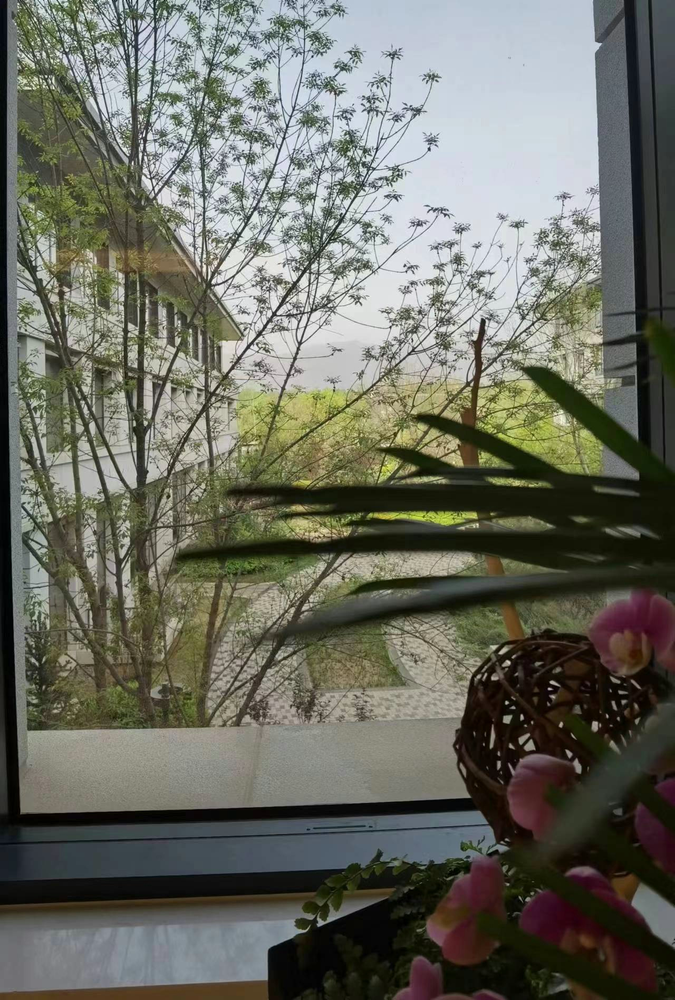
#> input picture SZcup/Problem_B/SPP.PNG, 675 x 1000 px, shrunk from 1280 x 1896 before the run
$ python detect.py
#> lines starting #> are read from the running program, lines starting #| are printed output that depends on the picture; long printed decimals are rounded
import cv2
import numpy as np

# LSB analysis function
def lsb_analysis(image):
    # Get the size of the image
    height, width = image.shape

    # Initialize the count of LSBs
    lsbs = 0

    # Iterate over the image
    for i in range(height):
        for j in range(width):
            # Get the LSB of the pixel
            lsb = int(image[i, j]) & 1

            # If the LSB is 1, increment the count
            if lsb == 1:
                lsbs += 1

    # Calculate the ratio of LSBs to the total number of pixels
    ratio = lsbs / (height * width)

    return ratio

# SPA analysis function
def spa_analysis(image):
    # Get the size of the image
    height, width = image.shape

    # Initialize the count of LSB pairs
    lsb_pairs = 0

    # Iterate over the image
    for i in range(height):
        for j in range(width - 1):
            # Get the LSB of the current pixel and the next pixel
            lsb1 = int(image[i, j]) & 1
            lsb2 = int(image[i, j + 1]) & 1

            # If the LSBs are different, increment the count
            if lsb1 != lsb2:
                lsb_pairs += 1

    # Calculate the ratio of LSB pairs to the total number of pixels
    ratio = lsb_pairs / (height * width)

    return ratio

# RS analysis function
def rs_analysis(image):
    # Get the size of the image
    height, width = image.shape

    # Initialize the count of regular and singular groups
    regular_groups = 0
    singular_groups = 0

    # Iterate over the image
    for i in range(height):
        for j in range(width - 1):
            # Get the current pixel and the next pixel
            pixel1 = int(image[i, j])
            pixel2 = int(image[i, j + 1])

            # If the pixels are in the same group, increment the count
            if (pixel1 % 2 == 0 and pixel2 % 2 == 0) or (pixel1 % 2 == 1 and pixel2 % 2 == 1):
                regular_groups += 1
            else:
                singular_groups += 1

    # Calculate the ratio of singular groups to the total number of groups
    ratio = singular_groups / (regular_groups + singular_groups)

    return ratio

# Load the image
image = cv2.imread('SPP.PNG', cv2.IMREAD_GRAYSCALE)
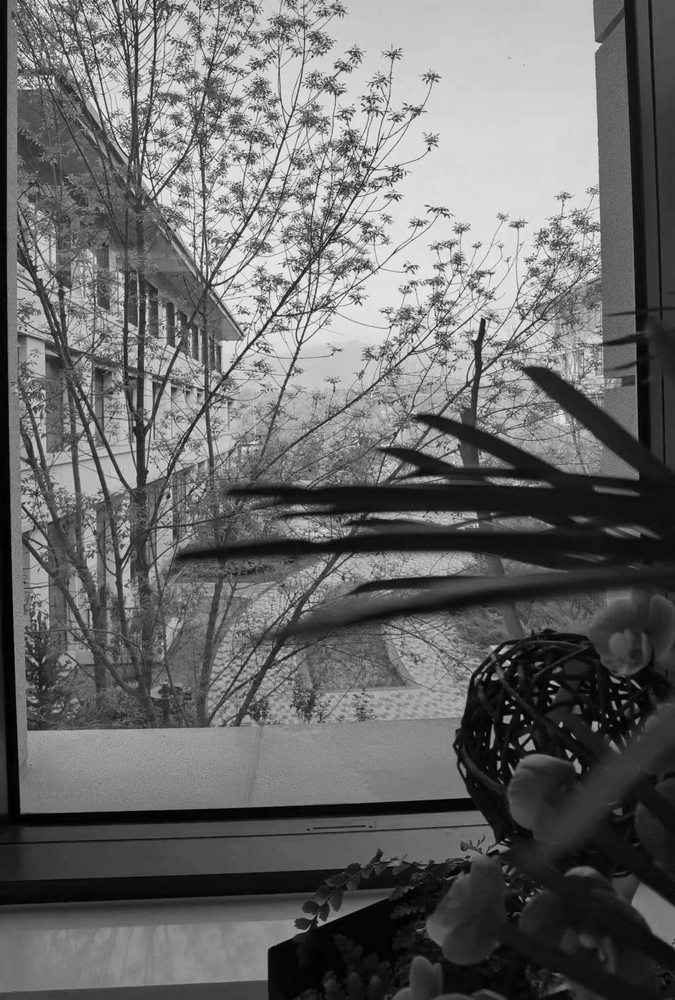
#> image: shape (1000, 675); min 0, max 251, mean 105.6

# Perform the analyses
lsb_ratio = lsb_analysis(image)
#> after the loop in lsb_analysis, `for i in range(height):`: lsbs = 336162
#> in lsb_analysis, `ratio = lsbs / (height * width)`: ratio = 0.498
#> lsb_ratio = 0.498
spa_ratio = spa_analysis(image)
#> after the loop in spa_analysis, `for i in range(height):`: lsb_pairs = 291177
#> in spa_analysis, `ratio = lsb_pairs / (height * width)`: ratio = 0.431
#> spa_ratio = 0.431
rs_ratio = rs_analysis(image)
#> after the loop in rs_analysis, `for i in range(height):`: regular_groups = 382823; singular_groups = 291177
#> in rs_analysis, `ratio = singular_groups / (regular_groups + singular_groups)`: ratio = 0.432
#> rs_ratio = 0.432

# Print the results
print('LSB ratio:', lsb_ratio)
#| LSB ratio: 0.498
print('SPA ratio:', spa_ratio)
#| SPA ratio: 0.4314
print('RS ratio:', rs_ratio)
#| RS ratio: 0.432

$ run again, with SZcup/Problem_B/NEW.jpg saved as SZcup/Problem_B/SPP.PNG
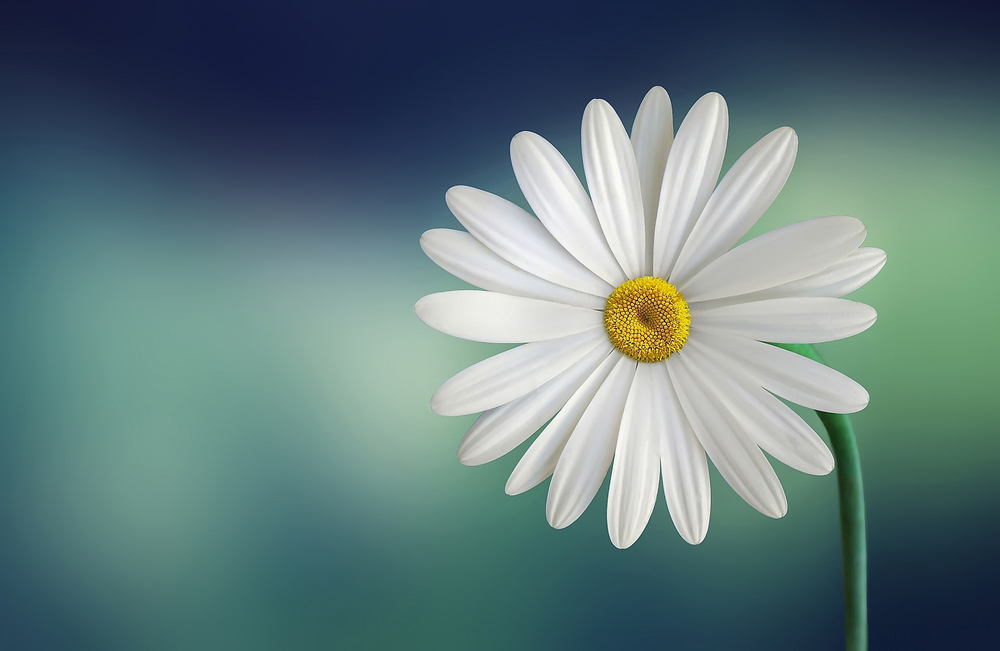
#> input picture SZcup/Problem_B/NEW.jpg, 1000 x 651 px, shrunk from 1980 x 1289 before the run
#> `image = cv2.imread('SPP.PNG', cv2.IMREAD_GRAYSCALE)`:
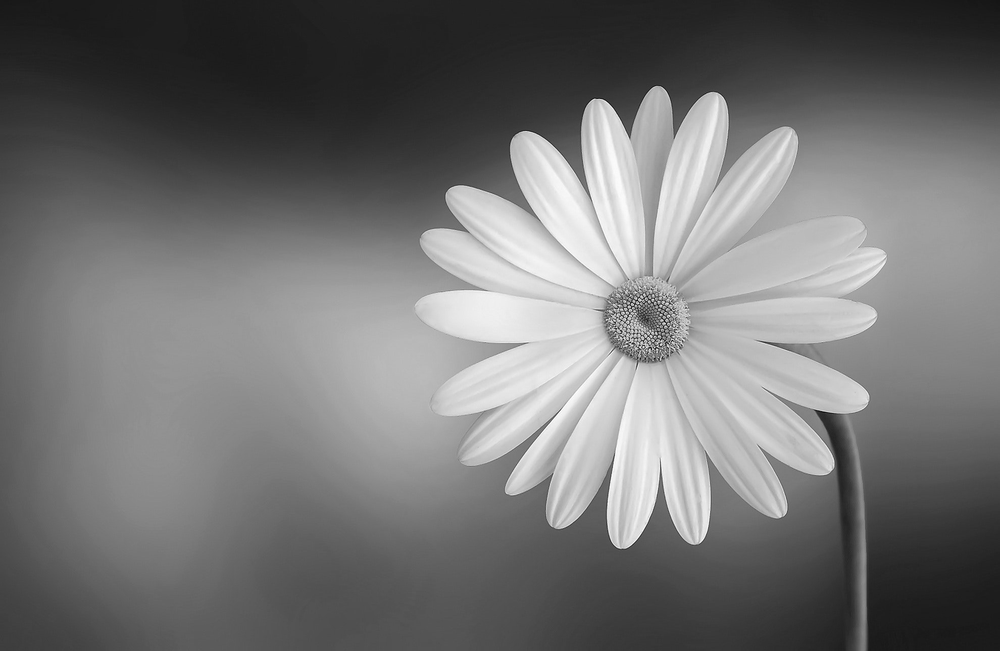
#> image: shape (651, 1000); min 11, max 255, mean 114.7
#> after the loop in lsb_analysis, `for i in range(height):`: lsbs = 326042
#> in lsb_analysis, `ratio = lsbs / (height * width)`: ratio = 0.501
#> after the loop in spa_analysis, `for i in range(height):`: lsb_pairs = 238517
#> in spa_analysis, `ratio = lsb_pairs / (height * width)`: ratio = 0.366
#> after the loop in rs_analysis, `for i in range(height):`: regular_groups = 411832; singular_groups = 238517
#> in rs_analysis, `ratio = singular_groups / (regular_groups + singular_groups)`: ratio = 0.367
#| LSB ratio: 0.5008
#| SPA ratio: 0.3664
#| RS ratio: 0.3668
